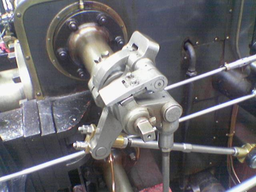
#> input picture canny/valve.png, 256 x 192 px, shrunk from 640 x 480 before the run
$ python canny.py
#> lines starting #> are read from the running program, lines starting #| are printed output that depends on the picture; after the words box and inside, x2 and y2 are one past the last pixel; in counts of white or black regions, pixels touching at a corner belong together
### canny/sobel.py
import numpy as np
import math


def G(z1, z2, z3, z4, z6, z7, z8, z9) -> (float, float):
    gx = z7 + 2 * z8 + z9 - z1 - 2 * z2 - z3
    gy = z3 + 2 * z6 + z9 - z1 - 2 * z4 - z7
    return gx, gy


def apply_filter(img: np.ndarray) -> (np.ndarray, np.ndarray):
    mods = np.zeros(img.shape, np.uint8)
    args = np.zeros(img.shape, np.uint8)
    h, w = img.shape
    for i in range(h):
        for j in range(w):
            mods[i, j] = img[i, j]
    for i in range(1, h - 1):
        for j in range(1, w - 1):
            gx, gy = G(img[i - 1, j - 1], img[i - 1, j], img[i - 1, j + 1],
                       img[i, j - 1], img[i, j + 1],
                       img[i + 1, j - 1], img[i + 1, j], img[i + 1, j + 1])
            mods[i, j] = ((gx**2)+(gy**2))**0.5
            args[i, j] = math.atan2(gy, gx)
    return mods, args

### canny/canny.py
import cv2
import numpy as np
import sobel
from math import pi, atan2


def blur(img: np.ndarray) -> np.ndarray:
    return cv2.GaussianBlur(img, (7, 7), 1)


# set pixel to zero if it is not local maximum
def non_max_suppression(mods: np.ndarray, args: np.ndarray) -> np.ndarray:
    h, w = args.shape
    for i in range(h):
        for j in range(w):
            args[i, j] = normalize(args[i, j])
    res = np.copy(mods)
    for i in range(1, h-1):
        for j in range(1, w-1):
            k, l, m, n = neighbours(args[i, j], i, j)
            if not (mods[i, j] > mods[k, l] and mods[i, j] > mods[m, n]):
                res[i, j] = 0
    return res


# neighbours to check depend on gradient angle
def neighbours(arg, i: int, j: int) -> (int, int, int, int):
    if arg == pi/4:
        return i+1, j-1, i-1, j+1
    if arg == pi/2:
        return i - 1, j, i + 1, j
    if arg == 3*pi/4:
        return i-1, j-1, i+1, j+1
    if arg == pi:
        return i, j-1, i, j+1
    return i - 1, j - 1, i + 1, j + 1


# round angle to pi/4
def normalize(arg):
    arg = round(arg/(pi/4))*pi/4
    return arg if arg > 0 else arg+pi


def double_threshold(suppressed, high, low):
    h, w = suppressed.shape
    for i in range(1, h-1):
        for j in range(1, w-1):
            if suppressed[i, j] > high:
                suppressed[i, j] = 255
            elif suppressed[i, j] < low:
                suppressed[i, j] = 0
    deltas = [(1, 0), (-1, 0), (0, 1), (0, -1), (1, 1), (-1, -1), (1, -1), (-1, 1)]
    for i in range(1, h-1):
        for j in range(1, w-1):
            if low <= suppressed[i, j] <= high:
                sum = 0
                for k, l in deltas:
                    sum += suppressed[i+k, j+l]
                if sum > 255:
                    img[i, j] = 255
                else:
                    img[i, j] = 0
    return suppressed


if __name__ == '__main__':
    img = blur(cv2.imread('valve.png', 0))
#> in blur, `return cv2.GaussianBlur(img, (7, 7), 1)`:
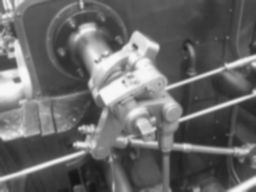
#> returned value: shape (192, 256); min 20, max 247, mean 105.2
    mods, args = sobel.apply_filter(img)
#> the loop in apply_filter, `for i in range(1, h - 1):` made 190 passes
#> after the loop in apply_filter, `for i in range(1, h - 1):`:
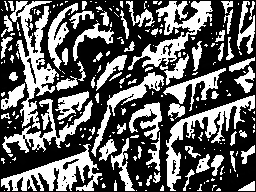
#> args: shape (192, 256); min 0, max 255, mean 98.1
#> after the loop in apply_filter, `for i in range(1, h - 1):`:
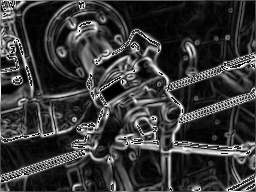
#> mods: shape (192, 256); min 0, max 255, mean 56.4
    buf = non_max_suppression(mods, args)
#> after the loop in non_max_suppression, `for i in range(1, h-1):`:
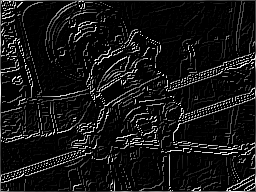
#> res: shape (192, 256); min 0, max 255, mean 22
    cv2.imshow('res1', double_threshold(buf, 200, 50))
#> after the loop in double_threshold, `for i in range(1, h-1):`:
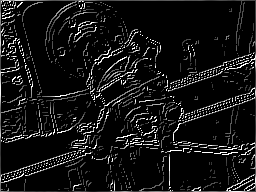
#> suppressed: shape (192, 256); min 0, max 255, mean 21.1
#> after the loop in double_threshold, `for i in range(1, h-1):`:
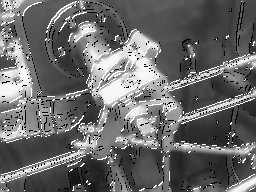
#> img: shape (192, 256); 10.71% of pixels changed, all inside (x1, y1, x2, y2) = (1, 1, 255, 191)
    cv2.waitKey(0)

$ run again, with canny/dog.png copied over canny/valve.png
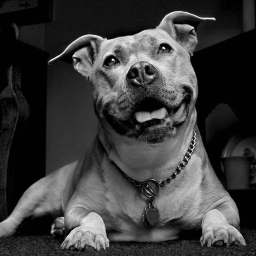
#> input picture canny/dog.png, 256 x 256 px
#> the loop in apply_filter, `for i in range(1, h - 1):` made 254 passes
#> after the loop in double_threshold, `for i in range(1, h-1):`:
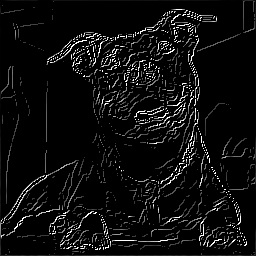
#> suppressed: shape (256, 256); min 0, max 255, mean 14.4
#> after the loop in double_threshold, `for i in range(1, h-1):`:
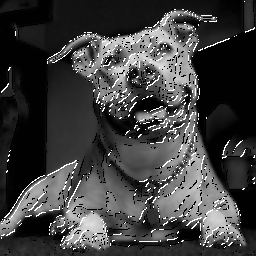
#> img: shape (256, 256); min 0, max 255, mean 63.2
